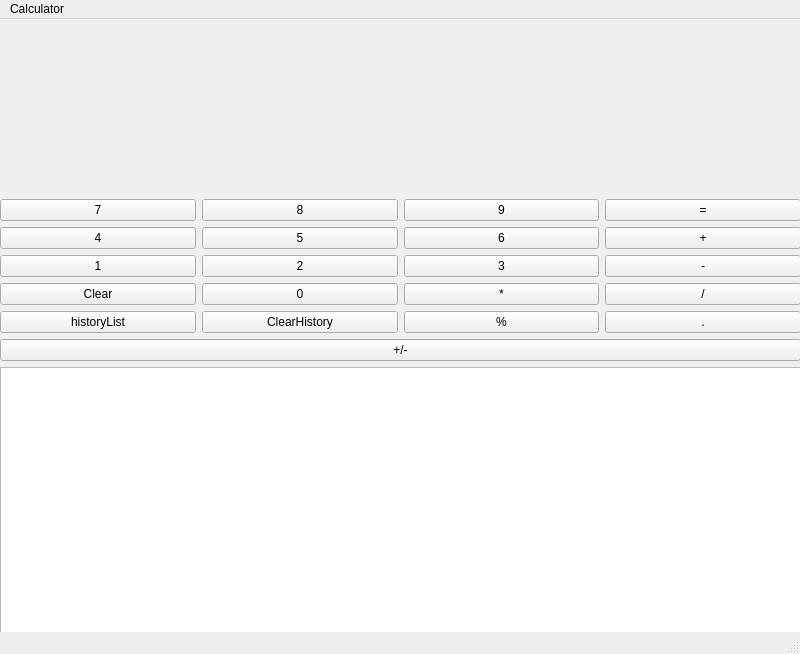
<?xml version="1.0" encoding="UTF-8"?>
<ui version="4.0">
 <class>MainWindow</class>
 <widget class="QMainWindow" name="MainWindow">
  <property name="geometry">
   <rect>
    <x>0</x>
    <y>0</y>
    <width>800</width>
    <height>654</height>
   </rect>
  </property>
  <property name="windowTitle">
   <string>MainWindow</string>
  </property>
  <widget class="QWidget" name="centralwidget">
   <widget class="QWidget" name="gridLayoutWidget">
    <property name="geometry">
     <rect>
      <x>0</x>
      <y>180</y>
      <width>801</width>
      <height>451</height>
     </rect>
    </property>
    <layout class="QGridLayout" name="gridLayout">
     <item row="2" column="5">
      <widget class="QPushButton" name="Button_minus">
       <property name="text">
        <string>-</string>
       </property>
      </widget>
     </item>
     <item row="5" column="2" colspan="4">
      <widget class="QPushButton" name="Button_sign">
       <property name="text">
        <string>+/-</string>
       </property>
      </widget>
     </item>
     <item row="2" column="2">
      <widget class="QPushButton" name="Button_1">
       <property name="text">
        <string>1</string>
       </property>
      </widget>
     </item>
     <item row="4" column="4">
      <widget class="QPushButton" name="Button_percent">
       <property name="text">
        <string>%</string>
       </property>
      </widget>
     </item>
     <item row="0" column="4">
      <widget class="QPushButton" name="Button_9">
       <property name="text">
        <string>9</string>
       </property>
      </widget>
     </item>
     <item row="1" column="4">
      <widget class="QPushButton" name="Button_6">
       <property name="text">
        <string>6</string>
       </property>
      </widget>
     </item>
     <item row="4" column="2">
      <widget class="QPushButton" name="Button_historyList">
       <property name="text">
        <string>historyList</string>
       </property>
      </widget>
     </item>
     <item row="1" column="3">
      <widget class="QPushButton" name="Button_5">
       <property name="text">
        <string>5</string>
       </property>
      </widget>
     </item>
     <item row="1" column="2">
      <widget class="QPushButton" name="Button_4">
       <property name="text">
        <string>4</string>
       </property>
      </widget>
     </item>
     <item row="1" column="5">
      <widget class="QPushButton" name="Button_plus">
       <property name="text">
        <string>+</string>
       </property>
      </widget>
     </item>
     <item row="3" column="3">
      <widget class="QPushButton" name="button_0">
       <property name="text">
        <string>0</string>
       </property>
      </widget>
     </item>
     <item row="4" column="3">
      <widget class="QPushButton" name="Button_ClearHistory">
       <property name="text">
        <string>ClearHistory</string>
       </property>
      </widget>
     </item>
     <item row="0" column="3">
      <widget class="QPushButton" name="Button_8">
       <property name="text">
        <string>8</string>
       </property>
      </widget>
     </item>
     <item row="0" column="5">
      <widget class="QPushButton" name="Button_equal">
       <property name="text">
        <string>=</string>
       </property>
      </widget>
     </item>
     <item row="3" column="2">
      <widget class="QPushButton" name="Button_clear">
       <property name="text">
        <string>Clear</string>
       </property>
      </widget>
     </item>
     <item row="3" column="4">
      <widget class="QPushButton" name="Button_multiply">
       <property name="text">
        <string>*</string>
       </property>
      </widget>
     </item>
     <item row="4" column="5">
      <widget class="QPushButton" name="Button_point">
       <property name="text">
        <string>.</string>
       </property>
      </widget>
     </item>
     <item row="3" column="5">
      <widget class="QPushButton" name="Button_divide">
       <property name="text">
        <string>/</string>
       </property>
      </widget>
     </item>
     <item row="2" column="4">
      <widget class="QPushButton" name="Button_3">
       <property name="text">
        <string>3</string>
       </property>
      </widget>
     </item>
     <item row="0" column="2">
      <widget class="QPushButton" name="Button_7">
       <property name="text">
        <string>7</string>
       </property>
      </widget>
     </item>
     <item row="2" column="3">
      <widget class="QPushButton" name="Button_2">
       <property name="text">
        <string>2</string>
       </property>
      </widget>
     </item>
     <item row="6" column="2" colspan="4">
      <widget class="QListWidget" name="historyList"/>
     </item>
    </layout>
   </widget>
   <widget class="QLabel" name="display">
    <property name="geometry">
     <rect>
      <x>0</x>
      <y>0</y>
      <width>801</width>
      <height>181</height>
     </rect>
    </property>
    <property name="styleSheet">
     <string notr="true">font-size:48pt;</string>
    </property>
    <property name="text">
     <string/>
    </property>
   </widget>
  </widget>
  <widget class="QStatusBar" name="statusbar"/>
  <widget class="QMenuBar" name="menubar">
   <property name="geometry">
    <rect>
     <x>0</x>
     <y>0</y>
     <width>800</width>
     <height>21</height>
    </rect>
   </property>
   <widget class="QMenu" name="menuCalculator">
    <property name="title">
     <string>Calculator</string>
    </property>
   </widget>
   <addaction name="menuCalculator"/>
  </widget>
 </widget>
 <resources/>
 <connections/>
</ui>
